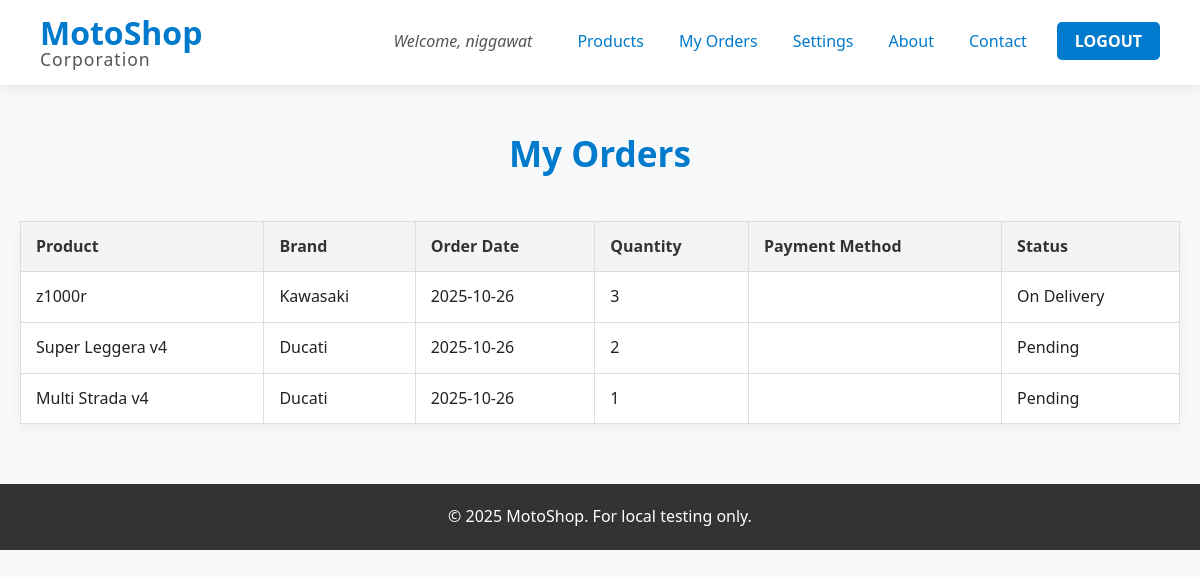
/my_orders.php (signed in), run on an earlier commit of the app's database.
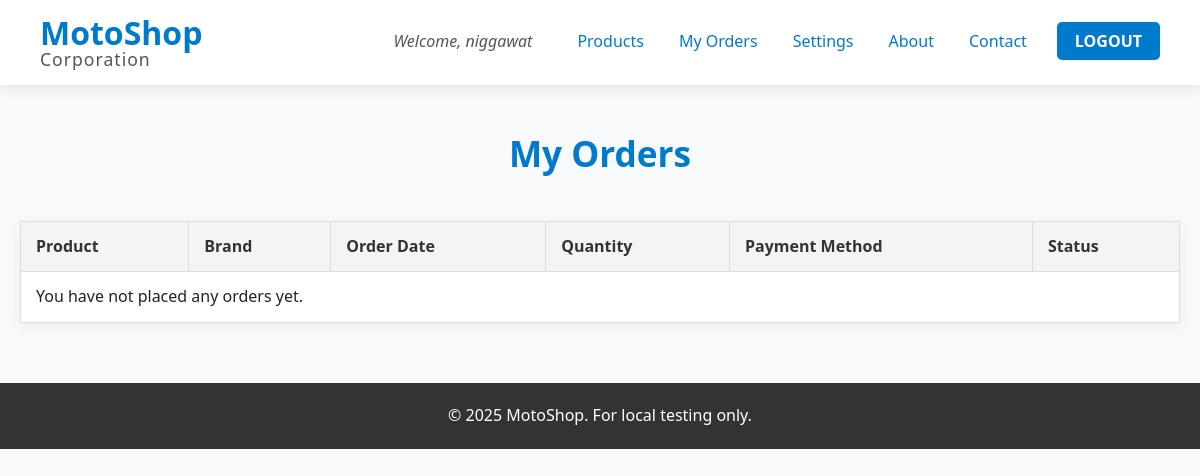
And on a later commit of the database.
### tables this page shows
CREATE TABLE `orders` (
  `OrderID` int NOT NULL AUTO_INCREMENT,
  `userID` int DEFAULT NULL,
  `productID` int DEFAULT NULL,
  `OrderQuantity` int DEFAULT NULL,
  `OrderDate` date DEFAULT NULL,
  `PaymentMethod` varchar(50) NOT NULL,
  `OrderStatus` varchar(50) DEFAULT NULL,
  PRIMARY KEY (`OrderID`),
  KEY `userID` (`userID`),
  KEY `productID` (`productID`),
  CONSTRAINT `orders_ibfk_1` FOREIGN KEY (`userID`) REFERENCES `users` (`userID`),
  CONSTRAINT `orders_ibfk_2` FOREIGN KEY (`productID`) REFERENCES `products` (`productID`)
);

CREATE TABLE `products` (
  `productID` int NOT NULL AUTO_INCREMENT,
  `productimage` varchar(100) DEFAULT NULL,
  `productModel` varchar(50) DEFAULT NULL,
  `BrandName` varchar(50) DEFAULT NULL,
  `Price` double NOT NULL,
  `productDescription` varchar(255) DEFAULT NULL,
  PRIMARY KEY (`productID`)
);

### my_orders.php (the view, shortened to what this page needs)
<?php
include 'header.php';
$userID = $_SESSION['userID'];
?>
<div class="container">
    <h2 class="section-title">My Orders</h2>
    <div class="table-responsive">
        <table class="order-table"> <thead>
                <tr>
                    <th>Product</th>
                    <th>Brand</th>
                    <th>Order Date</th>
                    <th>Quantity</th>
                    <th>Payment Method</th>
                    <th>Status</th>
                </tr>
            </thead>
            <tbody>
                <?php
                $sql = "SELECT p.productModel, p.BrandName, o.OrderDate, o.OrderQuantity, o.PaymentMethod, o.OrderStatus
                        FROM orders o
                        JOIN products p ON o.productID = p.productID
                        WHERE o.userID = $userID
                        ORDER BY o.OrderDate DESC";
                $result = $conn->query($sql);
                if ($result->num_rows > 0) {
                    while ($row = $result->fetch_assoc()) {
                        echo "<tr>";
                        echo "<td>" . htmlspecialchars($row['productModel']) . "</td>";
                        echo "<td>" . htmlspecialchars($row['BrandName']) . "</td>";
                        echo "<td>" . htmlspecialchars($row['OrderDate']) . "</td>";
                        echo "<td>" . htmlspecialchars($row['OrderQuantity']) . "</td>";
                        echo "<td>" . htmlspecialchars($row['PaymentMethod']) . "</td>";
                        echo "<td>" . htmlspecialchars($row['OrderStatus']) . "</td>";
                        echo "</tr>";
                    }
                } else {
                    echo "<tr><td colspan='6'>You have not placed any orders yet.</td></tr>";
                }
                ?>
            </tbody>
        </table>
    </div>
</div>
<?php
include 'footer.php';
?>

What changed in the data, as far as the page shows it:
removed orders: productID.productModel "z1000r", productID.BrandName "Kawasaki", OrderDate "2025-10-26", OrderQuantity "3", OrderStatus "On Delivery"
removed orders: productID.productModel "Super Leggera v4", productID.BrandName "Ducati", OrderDate "2025-10-26", OrderQuantity "2", OrderStatus "Pending"
removed orders: productID.productModel "Multi Strada v4", productID.BrandName "Ducati", OrderDate "2025-10-26", OrderQuantity "1", OrderStatus "Pending"
Also different on the page:
text now shown: "You have not placed any orders yet."
